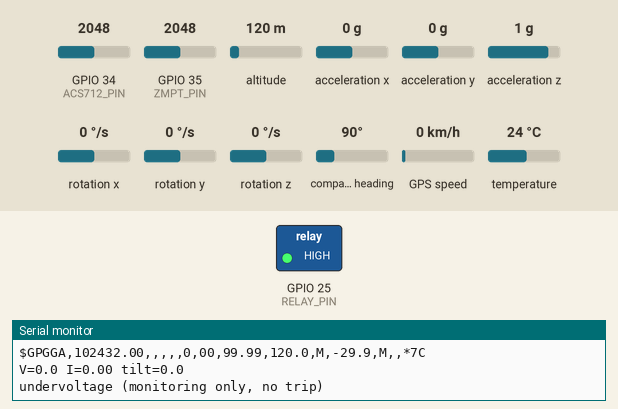
Bench run of a program on a simulated ESP32. Shown: switched loads named in the program (green lamp = pin HIGH), the last lines printed to the serial monitor. The test bench sets the inputs (shaded band); at power-on: acceleration x 0 g, GPIO 34 (ACS712_PIN) = 2048, GPIO 35 (ZMPT_PIN) = 2048, altitude 120 m, acceleration y 0 g, acceleration z 1 g, rotation x 0 °/s, rotation y 0 °/s, rotation z 0 °/s, compass heading 90°, GPS speed 0 km/h, temperature 24 °C. Storage starts empty; the GPS gets a fix after 3 s at 37.7749, -122.4194 with 8 satellites; the modem accepts every AT command (registered, SIM ready, sends succeed) and sends nothing else.

Above: at 2.4 s.
2.5 s: acceleration x set to -0.3 g
5.0 s: acceleration x set to -0.6 g
At 7.4 s:
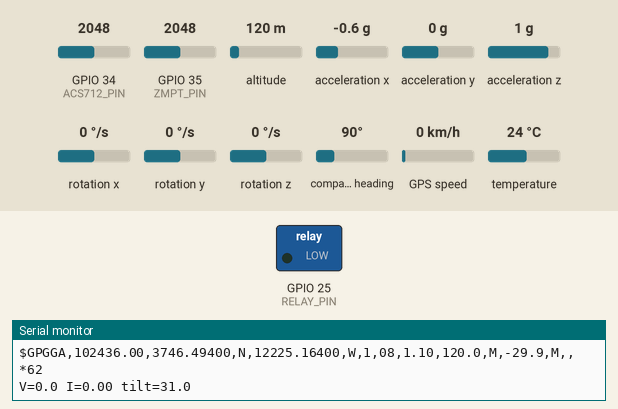
Timing chart, 0 to 8.9 s (numbered marks = the images above; inputs shaded):
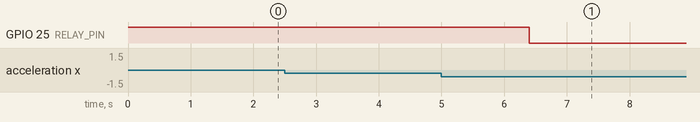

The program:

main.cpp
```cpp
#include <Arduino.h>
#include <Wire.h>
#include <Adafruit_MPU6050.h>
#include <Adafruit_Sensor.h>
#include <TinyGPSPlus.h>
#include <WiFi.h>
#include <WebServer.h>
#include <LittleFS.h>

// ---- pins ----
#define RELAY_PIN     25   // AC relay (line contactor)
#define ACS712_PIN    34   // AC current sensor, ADC1_CH6
#define ZMPT_PIN      35   // AC voltage sensor (ZMPT101B), ADC1_CH7 -- pin not given by user, assumed free ADC1 input
#define SDA_PIN       21
#define SCL_PIN       22
#define SIM_RX_PIN    27   // ESP32 RX1 <- SIM800L TX
#define SIM_TX_PIN    26   // ESP32 TX1 -> SIM800L RX (through divider)
#define GPS_RX_PIN    16   // ESP32 RX2 <- NEO-6M TX
#define GPS_TX_PIN    17   // ESP32 TX2 -> NEO-6M RX

#define RELAY_ACTIVE_LOW false // ponytail: flip if your relay module trips backwards

// ---- calibration knobs (tune per hardware, mains is never textbook 230V/50Hz) ----
const float ADC_MAX          = 4095.0f;
const float ADC_VREF         = 3.3f;
const float ACS712_OFFSET_V  = 1.65f;   // sensor bias at 0A, measure yours and adjust
const float ACS712_SENS_V_PER_A = 0.100f; // 100mV/A for 20A module; change for your module (66/100/185 mV/A)
const float ZMPT_OFFSET_V    = 1.65f;   // sensor bias at 0V, measure yours and adjust
const float ZMPT_SENS_V_PER_V = 0.0090f; // volts-out per volt-mains, calibrate against a known mains reading

const float CURRENT_TRIP_A   = 15.0f;   // short-circuit / overcurrent trip
const float VOLTAGE_LOW_V    = 180.0f;  // undervoltage (monitoring only, no SMS requested)
const float VOLTAGE_HIGH_V   = 260.0f;  // overvoltage trip
const float TILT_TRIP_DEG    = 25.0f;   // pole lean from install baseline
const int   FAULT_DEBOUNCE   = 3;       // consecutive bad samples before tripping
const unsigned long SAMPLE_PERIOD_MS = 500;

#define ALERT_NUMBER "+910000000000" // put real recipient number here
#define AP_SSID "PoleFaultAP"
#define AP_PASS "12345678"           // WPA2 needs >=8 chars

Adafruit_MPU6050 mpu;
TinyGPSPlus gps;
HardwareSerial simSerial(1);
HardwareSerial gpsSerial(2);
WebServer server(80);

float tiltBaselineDeg = 0.0f;
int tiltStreak = 0, overVStreak = 0, overCStreak = 0;
bool tripped = false;
String tripReason = "";

// latest readings, shown on the AP dashboard
float lastVoltage = 0, lastCurrent = 0, lastTiltDelta = 0;

void relaySet(bool closed) {
  digitalWrite(RELAY_PIN, (closed != RELAY_ACTIVE_LOW) ? HIGH : LOW);
}

// RMS over ~5 mains cycles (assumes 50Hz; adjust window for 60Hz mains)
float readRmsVoltage(int pin, float offsetV, float sensVPerV) {
  const int samples = 500;
  double sumSq = 0;
  unsigned long start = millis();
  int n = 0;
  while (millis() - start < 100 && n < samples) {
    float v = analogRead(pin) * (ADC_VREF / ADC_MAX);
    float centered = v - offsetV;
    sumSq += (double)centered * centered;
    n++;
  }
  float rmsV = sqrt(sumSq / n);
  return rmsV / sensVPerV;
}

float readMainsVoltage() {
  return readRmsVoltage(ZMPT_PIN, ZMPT_OFFSET_V, ZMPT_SENS_V_PER_V);
}

float readMainsCurrent() {
  return readRmsVoltage(ACS712_PIN, ACS712_OFFSET_V, ACS712_SENS_V_PER_A);
}

float readTiltDeg() {
  sensors_event_t a, g, temp;
  mpu.getEvent(&a, &g, &temp);
  float ax = a.acceleration.x, ay = a.acceleration.y, az = a.acceleration.z;
  return atan2(sqrt(ax * ax + ay * ay), az) * 180.0f / PI;
}

void sendSMS(const String &msg) {
  simSerial.print("AT+CMGF=1\r");
  delay(200);
  simSerial.print("AT+CMGS=\"" ALERT_NUMBER "\"\r");
  delay(200);
  simSerial.print(msg);
  simSerial.write(0x1A); // Ctrl+Z sends
  delay(2000);
}

String locationString() {
  while (gpsSerial.available()) gps.encode(gpsSerial.read());
  if (gps.location.isValid()) {
    return "https://maps.google.com/?q=" + String(gps.location.lat(), 6) +
           "," + String(gps.location.lng(), 6);
  }
  return "GPS: no fix";
}

void raiseFault(const String &reason) {
  relaySet(false); // isolate the line
  tripped = true;
  tripReason = reason;
  String msg = "POLE FAULT: " + reason + "\n" + locationString();
  sendSMS(msg);
  Serial.println(msg);
}

void handleData() {
  String loc = "no fix";
  if (gps.location.isValid()) {
    loc = String(gps.location.lat(), 6) + "," + String(gps.location.lng(), 6);
  }
  String json = "{";
  json += "\"voltage\":" + String(lastVoltage, 1) + ",";
  json += "\"current\":" + String(lastCurrent, 2) + ",";
  json += "\"tilt\":" + String(lastTiltDelta, 1) + ",";
  json += "\"relay\":\"" + String(tripped ? "OPEN" : "CLOSED") + "\",";
  json += "\"tripped\":" + String(tripped ? "true" : "false") + ",";
  json += "\"reason\":\"" + tripReason + "\",";
  json += "\"gps\":\"" + loc + "\"";
  json += "}";
  server.send(200, "application/json", json);
}

void setup() {
  Serial.begin(115200);

  pinMode(RELAY_PIN, OUTPUT);
  relaySet(true); // start energized

  Wire.begin(SDA_PIN, SCL_PIN);
  if (!mpu.begin()) {
    Serial.println("MPU6050 not found");
  } else {
    mpu.setAccelerometerRange(MPU6050_RANGE_8_G);
  }

  simSerial.begin(9600, SERIAL_8N1, SIM_RX_PIN, SIM_TX_PIN);
  gpsSerial.begin(9600, SERIAL_8N1, GPS_RX_PIN, GPS_TX_PIN);

  delay(1000); // let SIM800L settle
  simSerial.print("AT\r");

  // baseline tilt: pole assumed vertical & undisturbed at install time
  delay(200);
  tiltBaselineDeg = readTiltDeg();

  LittleFS.begin(true); // format on first boot if no filesystem yet
  WiFi.softAP(AP_SSID, AP_PASS);
  Serial.print("AP IP: ");
  Serial.println(WiFi.softAPIP());

  server.serveStatic("/", LittleFS, "/index.html");
  server.on("/data", handleData);
  server.begin();
}

void loop() {
  server.handleClient();

  // debug passthrough: type AT commands into Serial Monitor to talk to
  // SIM800L directly, and watch raw NMEA from the GPS go by
  while (Serial.available()) simSerial.write(Serial.read());
  while (simSerial.available()) Serial.write(simSerial.read());
  while (gpsSerial.available()) {
    char c = gpsSerial.read();
    gps.encode(c);
    Serial.write(c);
  }

  static unsigned long lastSample = 0;
  if (millis() - lastSample < SAMPLE_PERIOD_MS) return;
  lastSample = millis();

  lastVoltage = readMainsVoltage();
  lastCurrent = readMainsCurrent();
  float tiltDeg = readTiltDeg();
  lastTiltDelta = fabs(tiltDeg - tiltBaselineDeg);

  Serial.printf("V=%.1f I=%.2f tilt=%.1f\n", lastVoltage, lastCurrent, lastTiltDelta);

  if (tripped) return; // latched until manually reset (power cycle / reset button)

  bool tiltBad = lastTiltDelta > TILT_TRIP_DEG;
  bool overVBad = lastVoltage > VOLTAGE_HIGH_V;
  bool overCBad = lastCurrent > CURRENT_TRIP_A;

  tiltStreak  = tiltBad  ? tiltStreak + 1  : 0;
  overVStreak = overVBad ? overVStreak + 1 : 0;
  overCStreak = overCBad ? overCStreak + 1 : 0;

  if (overCStreak >= FAULT_DEBOUNCE) {
    raiseFault("short circuit " + String(lastCurrent, 1) + "A");
  } else if (tiltStreak >= FAULT_DEBOUNCE) {
    raiseFault("pole down, tilt " + String(lastTiltDelta, 1) + "deg");
  } else if (overVStreak >= FAULT_DEBOUNCE) {
    raiseFault("overvoltage " + String(lastVoltage, 1) + "V");
  } else if (lastVoltage < VOLTAGE_LOW_V) {
    Serial.println("undervoltage (monitoring only, no trip)");
  }
}
```

Measured:
- the behaviour switches between -0.4 and -0.5 g on acceleration x (found by bisection; images 0 and 1)
- after the input at 5.0 s, GPIO 25 (RELAY_PIN): HIGH → LOW after 1.4 s
